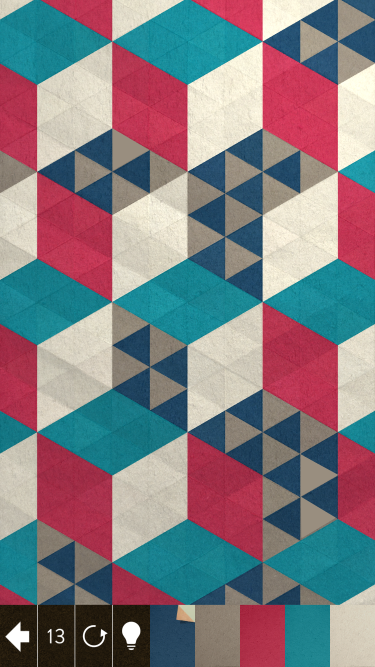
#> input picture puzzles/106.PNG, 750 x 1334 px (shown at 1/2 size); its folder holds only this picture in this run
$ python solve_puzzle.py   (older library calls are emulated)
#> lines starting #> are read from the running program, lines starting #| are printed output that depends on the picture; after the words box and inside, x2 and y2 are one past the last pixel; in counts of white or black regions, pixels touching at a corner belong together
### source/solver.py
import numpy as np
import cv2

import matplotlib.pyplot as plt

from copy import deepcopy
from mpl_toolkits.mplot3d import Axes3D


class PuzzleSolver:
    def __init__(self, num_steps, num_colors=None):
        # original image and abstracted graph of the puzzle
        self.puzzle_id = None
        self.puzzle_img = None
        self.puzzle_graph = None

        # number of steps and colors total
        self.num_steps = num_steps
        self.num_colors = num_colors
        self.num_colors_left = num_colors

        # FIXME: hard-code in the separation in color panel
        self.color_panel_separate = 300

        # FIXME: hard-code in the minimum count for detection in saturation histogram
        self.min_count_sat = 5

        # FIXME: hard-code in the hue value width for color detection
        self.h_val_width = 1

        # FIXME: hard-code in the saturation limit for classification
        self.sat_limit = 50
        self.val_limit = 50

        # list storing the colors hsv value
        self.colors = []

        # solution
        self.sol = []

        # geometry quantities
        self.height = None
        self.width = None

        # puzzle image is decomposed into triangular cells
        self.n_cells_h = 28
        self.n_cells_w = 20
        self.cell_height = None
        self.cell_width = None

        # variables that store cell color and patch number
        self.cell_color = -np.ones((self.n_cells_h, self.n_cells_w), dtype=int)
        self.cell_patch = -np.ones((self.n_cells_h, self.n_cells_w), dtype=int)

        # increment in (h, w) for connectivity
        self.inc = np.array([[-1, 0],  [1, 0], [0, -1], [0, 1]])
        self.inc_mask = np.array([3, 2, 2, 3])

        # fast determination of cell type
        self.cell_lookup = np.array([[0, 1, 2, 3], [2, 3, 0, 1]])

        # fast lookup for cell vertex locations
        self.cell_vertices = None

        # number of patches and patch properties
        self.num_patches = 0
        self.patch_connect = None
        self.patch_adj = []
        self.patch_size = None
        self.patch_color = None

        # shortest path between all patches
        self.patch_shortest = None
        self.patch_longest_shortest = None
        self.reorder_patch = None

        # number of patches in certain color
        self.num_patches_color = None

        # parameters for the solver
        self.solver_params = {}

    def load_puzzle(self, puzzle_id, puzzle_suf="", search_dir=None, down_sample=True, show=False):
#> called with puzzle_id = 106, puzzle_suf = '', down_sample = True, show = True
        self.puzzle_id = puzzle_id

        if search_dir is None:
            puzzle_file = "../puzzles/{0}{1}.PNG".format(puzzle_id, puzzle_suf)
        else:
            puzzle_file = "{0}/{1}{2}.PNG".format(search_dir, puzzle_id, puzzle_suf)

        self.puzzle_img = cv2.imread(puzzle_file)
#> self.puzzle_img is the input picture: shape (1334, 750, 3); mean B, G, R 129.6, 123.6, 129.4

        # optionally down_sample the image
        if down_sample:
            self.puzzle_img = cv2.resize(self.puzzle_img, None, fx=0.5, fy=0.5)
#> self.puzzle_img: shape (667, 375, 3)
            self.color_panel_separate /= 2

        # optionally show the puzzle image
        if show:
            cv2.imshow("puzzle", self.puzzle_img)
            cv2.waitKey(0)
            cv2.destroyAllWindows()

        # count and store colors
        self.pre_process_colors(show)
#> in pre_process_colors, `edges = cv2.Canny(gray, 30, 150, apertureSize=3)`:
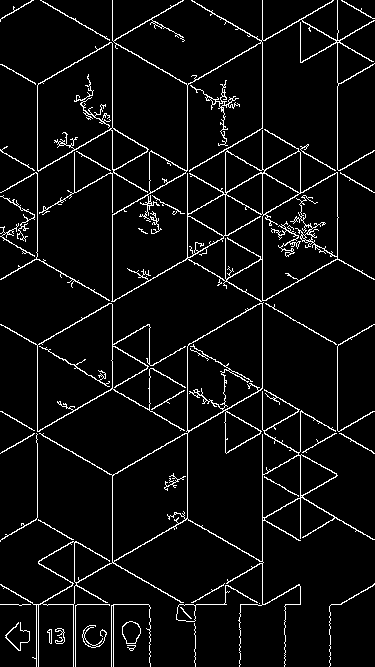
#> edges: shape (667, 375); 5.6% white in thin lines or dots
#> in pre_process_colors, `lines = cv2.HoughLines(edges, 1, np.pi / 180.0, 100, min_theta=np.pi /..`: lines = [[605, 1.57]]
#> in pre_process_colors, `bottom = int(lines[0, 0, 0])`: bottom = 605
#> in pre_process_colors, `hist1 = cv2.calcHist([color_panel], [0], None, [180], [0, 180])`: hist1 = 180 values, max 2578 at index 126, min 0 at index 0, mean 75
#> in pre_process_colors, `dhist = np.diff(hist1, 2)`: dhist = 178 values, max 2578 at index 126, min -5034 at index 125, mean 0
#> in pre_process_colors, `idx = np.where(dhist < -1000)`: idx = ([16, 26, 99, 103, 125],)
#> in pre_process_colors, `idx_plot = np.asarray(idx) + 1`: idx_plot = [[17, 27, 100, 104, 126]]
#> in pre_process_colors, `idx = (idx_plot, )`: idx = ([[17, 27, 100, 104, 126]],)
#> in pre_process_colors, `self.num_colors = len(idx_plot[0])`: self.num_colors = 5
#> the loop in pre_process_colors, `for k in range(self.num_colors):` made 5 passes
#> (lb, up, hsv_mean) on passes 1 to 5: ([16, 0, 0], [18, 255, 255], (20.81, 149.3, 95.47, 0)), ([26, 0, 0], [28, 255, 255], (30.32, 195.3, 143.5, 0)), ([99, 0, 0], [101, 255, 255], (99.67, 32.23, 211.1, 0)), ([103, 0, 0], [105, 255, 255], (104.5, 57.4, 138.8, 0)), ([125, 0, 0], [127, 255, 255], (121.6, 187, 173, 0))
#> (printed output is left out)
#> after the loop in pre_process_colors, `for k in range(self.num_colors):`: self.colors = [(20.81, 149.3, 95.47), (30.32, 195.3, 143.5), (99.67, 32.23, 211.1), (104.5, 57.4, 138.8), (121.6, 187, 173)]

        # update geometry parameters
        self.height, self.width, _ = self.puzzle_img.shape
        self.cell_height = float(self.height) / self.n_cells_h
        self.cell_width = float(self.width * 2.0) / self.n_cells_w

        h, w = (int(self.cell_height), int(self.cell_width))
        tol = 5
        self.cell_vertices = np.array([[[[0, 0]], [[0, h-tol]], [[w-tol, 0]]],
                                       [[[tol, h]], [[w, tol]], [[w, h]]],
                                       [[[0, tol]], [[0, h]], [[w-tol, h]]],
                                       [[[tol, 0]], [[w, h-tol]], [[w, 0]]]])

        # construct the puzzle graph
        self.construct_puzzle_graph(show)
#> the loop in construct_puzzle_graph, `for xh in range(self.n_cells_h):` made 28 passes
#> pass 1, in classify_cell, `roi = cv2.bitwise_and(puzzle_local, puzzle_local, mask=mask)`:
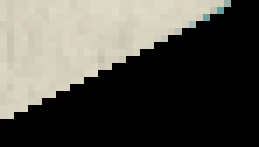
#> roi: shape (21, 37, 3) (shown 7 times larger); mean B, G, R 74.9, 81.8, 83.8
#> in construct_puzzle_graph, `plt.show()`:
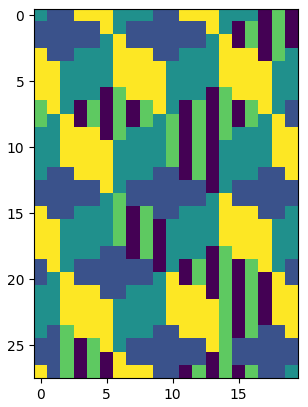
#> figure drawn by matplotlib, 1 panel

    def cell_type(self, xh, xw):
        xh &= 0x01
        xw &= 0x03
        return self.cell_lookup[xh, xw]

    def classify_cell(self, xh, xw):
        xw_low = int(xw / 2 * self.cell_width)
        xw_high = int((xw / 2 + 1) * self.cell_width)
        xh_low = int(xh * self.cell_height)
        xh_high = int((xh + 1) * self.cell_height)

        # only consider a local rectangular area
        puzzle_local = self.puzzle_img[xh_low:xh_high, xw_low:xw_high, :]

        # create a mask based on cell type
        cell_type = self.cell_type(xh, xw)

        mask = np.zeros(puzzle_local.shape[:2], np.uint8)

        gray = cv2.cvtColor(puzzle_local, cv2.COLOR_RGB2GRAY)
        ret, thresh = cv2.threshold(gray, 127, 255, 0)
        _, cnt, h = cv2.findContours(thresh, cv2.RETR_TREE, cv2.CHAIN_APPROX_NONE)

        cnt = self.cell_vertices[cell_type]
        cv2.drawContours(mask, [cnt], 0, 255, -1)

        # obtain the region of interest
        roi = cv2.bitwise_and(puzzle_local, puzzle_local, mask=mask)

        # classify the region
        roi = cv2.cvtColor(roi, cv2.COLOR_RGB2HSV)
        hsv_mean = cv2.mean(roi, mask=mask)
        hsv_mean = hsv_mean[:3]

        # if saturation is low classify by saturation, otherwise classify by hue
        colors = np.array(self.colors)

        # if saturation and brightness is not too low classify using hue
        if hsv_mean[1] > self.sat_limit and hsv_mean[2] > self.sat_limit:
            hsv_diff = np.abs(colors - hsv_mean)
            hsv_diff = hsv_diff[:, 0]**2 + hsv_diff[:, 1]**2 + hsv_diff[:, 2]**2
            self.cell_color[xh, xw] = np.argmin(hsv_diff)
        else:
            # classify using saturation and value
            sv_diff = np.abs(colors[:, 1:] - hsv_mean[1:])
            sv_diff = sv_diff[:, 0]**2 + sv_diff[:, 1]**2
            self.cell_color[xh, xw] = np.argmin(sv_diff)

    def flood_fill(self, xh, xw, patch_number, patch_color):
        if xh < 0 or xh >= self.n_cells_h or xw < 0 or xw >= self.n_cells_w:
            return

        if self.cell_patch[xh, xw] != -1 or self.cell_color[xh, xw] != patch_color:
            return

        # assign patch number to current cell
        self.cell_patch[xh, xw] = patch_number

        # look for neighbors
        cell_type = self.cell_type(xh, xw)
        for dir_inc in range(4):
            if dir_inc == self.inc_mask[cell_type]:
                continue
            xh_new = xh + self.inc[dir_inc, 1]
            xw_new = xw + self.inc[dir_inc, 0]
            self.flood_fill(xh_new, xw_new, patch_number, patch_color)

    def draw_patches(self):
        visited = np.zeros((self.num_patches, ))
        img_labeled = deepcopy(self.puzzle_img)

        for xh in range(self.n_cells_h):
            for xw in range(self.n_cells_w):
                patch_id = self.cell_patch[xh, xw]
                if not visited[patch_id]:
                    cell_type = self.cell_type(xh, xw)
                    if cell_type == 0 or cell_type == 2:
                        xw_mid = int((xw / 2) * self.cell_width)
                    else:
                        xw_mid = int((xw / 2 + 0.5) * self.cell_width)
                    if cell_type == 0 or cell_type == 3:
                        xh_mid = int((xh + 0.5) * self.cell_height)
                    else:
                        xh_mid = int((xh + 1) * self.cell_height)
                    cv2.putText(img_labeled, "{0}".format(patch_id), (xw_mid, xh_mid),
                                cv2.FONT_HERSHEY_SIMPLEX, 0.5, (255, 255, 255))
                    visited[patch_id] = 1
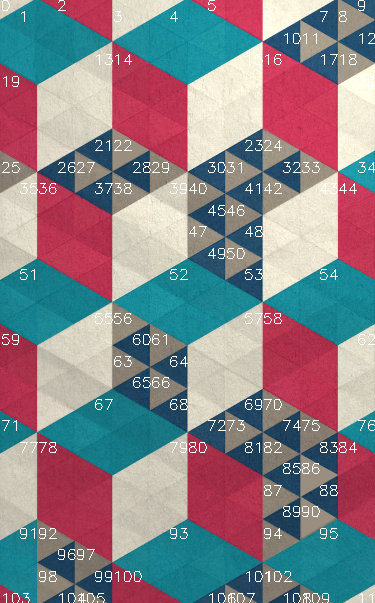
#> img_labeled: shape (603, 375, 3); mean B, G, R 137.4, 130.6, 136.6

        color_panel_height = 50
        img_color_panel = np.zeros((color_panel_height, img_labeled.shape[1], img_labeled.shape[2]), dtype=np.uint8)
        for k in range(self.num_colors):
            pt1 = (self.width * k / self.num_colors, 0)
            pt2 = (self.width * (k + 1) / self.num_colors, color_panel_height - 1)
            # color = (self.colors[k][0], self.colors[k][1], 127)
            cv2.rectangle(img_color_panel, pt1, pt2, self.colors[k], -1)

        img_color_panel = cv2.cvtColor(img_color_panel, cv2.COLOR_HSV2RGB)
        img_labeled = np.vstack((img_labeled, img_color_panel))
#> img_labeled: shape (653, 375, 3)
        cv2.imshow("patches", img_labeled)
        cv2.waitKey(0)

        # save to solution folder
        save_dir = "../solutions/{0}.png".format(self.puzzle_id)
        cv2.imwrite(save_dir, img_labeled)

    def count_and_connect_patches(self):
        self.patch_connect = np.zeros((self.num_patches, self.num_patches), dtype=int)
        self.patch_size = np.zeros((self.num_patches, ), dtype=int)
        self.patch_color = np.zeros((self.num_patches,), dtype=int)

        for xh in range(self.n_cells_h):
            for xw in range(self.n_cells_w):
                # update patch size and color
                self.patch_size[self.cell_patch[xh, xw]] += 1
                self.patch_color[self.cell_patch[xh, xw]] = self.cell_color[xh, xw]
                cell_type = self.cell_type(xh, xw)
                for dir_inc in range(4):
                    if dir_inc == self.inc_mask[cell_type]:
                        continue
                    xh_new = xh + self.inc[dir_inc, 1]
                    xw_new = xw + self.inc[dir_inc, 0]
                    if 0 <= xh_new < self.n_cells_h and 0 <= xw_new < self.n_cells_w:
                        # update patch connectivity
                        self.patch_connect[self.cell_patch[xh, xw],
                                           self.cell_patch[xh_new, xw_new]] = 1
#> self.patch_connect: shape (111, 111) int64; values 0 (black) and 1 (white), 3.7% white in thin lines or dots

        # set self connection to false
        for patch_id in range(self.num_patches):
            self.patch_connect[patch_id, patch_id] = 0
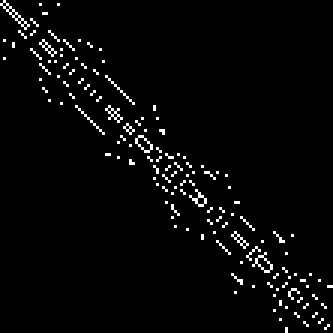
#> self.patch_connect: shape (111, 111) int64 (shown 3 times larger); values 0 (black) and 1 (white), 2.9% white in thin lines or dots

        # construct the adjacency list
        for patch_id in range(self.num_patches):
            neighbors = []
            for patch_next in range(self.num_patches):
                if self.patch_connect[patch_id, patch_next]:
                    neighbors.append(patch_next)
            self.patch_adj.append(neighbors)

        # plt.clf()
        # plt.imshow(self.patch_connect)
        # plt.show()

    def find_patch_shortest_paths(self):
        self.patch_shortest = self.num_patches * np.ones((self.num_patches, self.num_patches), dtype=int)
#> self.patch_shortest: shape (111, 111) int64; every value is 111
        self.patch_longest_shortest = np.zeros((self.num_patches, ), dtype=int)

        # use floyd algorithm to calculate shorted path between patches
        for i in range(self.num_patches):
            for j in range(self.num_patches):
                if self.patch_connect[i, j]:
                    self.patch_shortest[i, j] = 1
                    self.patch_shortest[j, i] = 1
#> self.patch_shortest: shape (111, 111) int64; values 1 (black) and 111 (white), 97.1% white; black in thin lines or dots

        for i in range(self.num_patches):
            self.patch_shortest[i, i] = 0
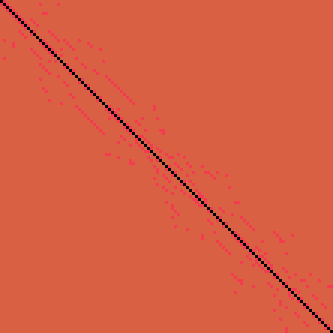
#> self.patch_shortest: shape (111, 111) int64 (shown 3 times larger); 3 distinct labels, from 0 to 111; one colour per label, 0 black

        for k in range(self.num_patches):
            for i in range(self.num_patches):
                for j in range(self.num_patches):
                    if self.patch_shortest[i, j] > self.patch_shortest[i, k] + self.patch_shortest[k, j]:
                        self.patch_shortest[i, j] = self.patch_shortest[i, k] + self.patch_shortest[k, j]
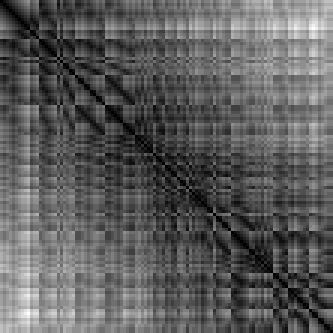
#> self.patch_shortest: shape (111, 111) int64 (shown 3 times larger); min 0, max 16, mean 5.85; drawn with min black and max white

        # find the longest of the shortest path of each patch
        self.patch_longest_shortest = np.max(self.patch_shortest, axis=0)

        # sort the patch id based on longest shortest path
        self.reorder_patch = np.argsort(self.patch_longest_shortest)

    def construct_puzzle_graph(self, show=False):
        # decompose the image into triangle cells
        for xh in range(self.n_cells_h):
            for xw in range(self.n_cells_w):
                self.classify_cell(xh, xw)

        plt.clf()
        plt.imshow(self.cell_color)
        plt.show()

        # find all patches
        self.num_patches_color = np.zeros((self.num_colors, ))

        for xh in range(self.n_cells_h):
            for xw in range(self.n_cells_w):
                if self.cell_patch[xh, xw] < 0:
                    self.flood_fill(xh, xw, self.num_patches, self.cell_color[xh, xw])
                    self.num_patches_color[self.cell_color[xh, xw]] += 1
                    self.num_patches += 1

        self.draw_patches()

        # count patch size and find connectivity
        self.count_and_connect_patches()

        # find the shortest path between patches
        self.find_patch_shortest_paths()

    def pre_process_colors(self, show=False):
        gray = cv2.cvtColor(self.puzzle_img, cv2.COLOR_RGB2GRAY)

        # find the horizontal line
        edges = cv2.Canny(gray, 30, 150, apertureSize=3)

        lines = cv2.HoughLines(edges, 1, np.pi / 180.0, 100, min_theta=np.pi / 2.1, max_theta=np.pi / 1.9)

        # [16 lines of commented-out code are left out]

        if len(lines) > 1:
            # TODO: find best rho when multiple lines detected
            bottom = int(lines[0, 0, 0])
        else:
            bottom = int(lines[0, 0, 0])

        # separate the color panel with the puzzle
        color_panel = deepcopy(self.puzzle_img[bottom + 2:, :, :])

        self.puzzle_img = self.puzzle_img[:bottom - 2, :, :]
        if show:
            cv2.imshow("image", self.puzzle_img)
            cv2.waitKey(0)
            cv2.destroyAllWindows()

        # extract colors from the color panel
        color_panel = color_panel[:, self.color_panel_separate:, :]
        # cv2.imshow("image", color_panel)
        # cv2.waitKey(0)
        # cv2.destroyAllWindows()

        # directly using the puzzle image to do clustering and count colors
        color_panel = cv2.cvtColor(color_panel, cv2.COLOR_RGB2HSV)
        hist1 = cv2.calcHist([color_panel], [0], None, [180], [0, 180])

        # manually find the largest peak values and indices
        hist1 = hist1.reshape((len(hist1,)))
        dhist = np.diff(hist1, 2)
        idx = np.where(dhist < -1000)
        idx_plot = np.asarray(idx) + 1
        idx = (idx_plot, )

        # [4 lines of commented-out code are left out]

        if self.num_colors is None:
            self.num_colors = len(idx_plot[0])
        elif self.num_colors != len(idx_plot[0]):
            raise Exception("incorrect number of colors detected!")

        # record hsv values of the peaks
        for k in range(self.num_colors):
            # extract each color region
            lb = np.array([idx_plot[0, k] - 1, 0, 0])
            up = np.array([idx_plot[0, k] + 1, 255, 255])
            mask = cv2.inRange(color_panel, lb, up)

            # filter the mask to remove noises
            kernel = np.ones((2, 2), np.uint8)
            mask = cv2.morphologyEx(mask, cv2.MORPH_OPEN, kernel)
            mask = cv2.morphologyEx(mask, cv2.MORPH_CLOSE, kernel)

            # cv2.imshow("image", mask)
            # cv2.waitKey(0)
            hsv_mean = cv2.mean(color_panel, mask=mask)
            print hsv_mean

            # record the means
            self.colors.append(hsv_mean[:3])

    def simple_solver(self, steps_left, connect, adj, sol, valid_patch, num_patches_color, last_patch=None):
        # simple prunes
#> called with steps_left = 13, valid_patch = array of shape (111,), num_patches_color = array of shape (5,)
        num_colors_unconnected = 0
        num_colors_left = 0
        for n_patches in num_patches_color:
            if n_patches > 1:
                num_colors_unconnected += 1
            if n_patches > 0:
                num_colors_left += 1
#> this loop made 5 passes
#> n_patches on passes 1 to 5: 35, 12, 15, 35, 14

        # no solution if number of unconnected colors are more than steps left
        if num_colors_left > steps_left + 1 or num_colors_unconnected > steps_left:
            return False

        # if have solution
        if num_colors_left == 1:
            return True

        # current step for labeling connectivity, starting from 1
        step_curr = self.num_steps - steps_left + 1

        # set patches for iteration
        if self.solver_params["stick_to_one_patch"] and step_curr >= self.solver_params["STOP_start_step"]:
            patches_iter = [last_patch]
        else:
            patches_iter = self.reorder_patch.tolist()

        # try all patches and all colors
        for patch_id in patches_iter:
            # patch_id = self.reorder_patch[patch_id_]
            if not valid_patch[patch_id]:
                continue
            for color_id in range(self.num_colors):
                if num_patches_color[color_id] == 0 or color_id == self.patch_color[patch_id]:
                    continue
                if step_curr < 2:
                    print step_curr, patch_id, color_id
                # make current patch current color
                color_old = self.patch_color[patch_id]
                self.patch_color[patch_id] = color_id

                # update solution
                sol.append((patch_id, color_id))

                # update number of patches of
                # each color
                num_patches_color_new = deepcopy(num_patches_color)
                num_patches_color_new[color_old] -= 1
                num_patches_color_new[color_id] += 1

                # update connectivity
                adj_new = deepcopy(adj)
                valid_patch_new = deepcopy(valid_patch)
                for patch_next in adj[patch_id]:
                    if valid_patch[patch_next] and self.patch_color[patch_next] == color_id:
                        # update number of patches for each color
                        num_patches_color_new[color_id] -= 1
                        # invalidate the patch
                        valid_patch_new[patch_next] = 0

                        # connect all neighbors of patch_next to current patch
                        # temporarily invalidate current patch
                        valid_patch_new[patch_id] = 0
                        for patch_next_next in adj[patch_next]:
                            if valid_patch_new[patch_next_next] and adj_new[patch_id].count(patch_next_next) == 0:
                                adj_new[patch_id].append(patch_next_next)
                                adj_new[patch_next_next].remove(patch_next)
                                adj_new[patch_next_next].append(patch_id)
                        valid_patch_new[patch_id] = 1

                # only recurse down if adjacent patches have the same color
                if num_patches_color_new[color_id] <= num_patches_color[color_id]:
                    have_sol = self.simple_solver(steps_left - 1, connect, adj_new, sol,
                                                  valid_patch_new, num_patches_color_new, patch_id)
                    if have_sol:
                        return True

                # restore everything
                self.patch_color[patch_id] = color_old
                sol.pop()
#> this loop made 1 pass
#> patch_id on pass 1: 39
#> (printed output is left out)

        # couldn't find solution if reach here
        return False

    def solve_puzzle(self, solver_id=0):
        self.sol = []
        if solver_id == 0:
            valid_patch = np.ones((self.num_patches, ), dtype=int)
            have_sol = self.simple_solver(self.num_steps, self.patch_connect, self.patch_adj,
                                          self.sol, valid_patch, self.num_patches_color)
            if not have_sol:
                raise Exception("Couldn't find solution!")

        print self.sol

    def set_solver_param(self, param_name, param_value):
        """
        Set parameters for the solver
        :param param_name: list of parameter names in string
        :param param_value: list of parameter values
        """
        self.solver_params[param_name] = param_value

    def visualize_solution(self):
        pass

    def visualize_graph(self):
        pass

### source/solve_puzzle.py
from solver import PuzzleSolver


if __name__ == "__main__":
    solver = PuzzleSolver(13)
    solver.load_puzzle(106, puzzle_suf="", show=True)

    # set parameters
    solver.set_solver_param("stick_to_one_patch", True)
    solver.set_solver_param("STOP_start_step", 2)

    solver.solve_puzzle()
